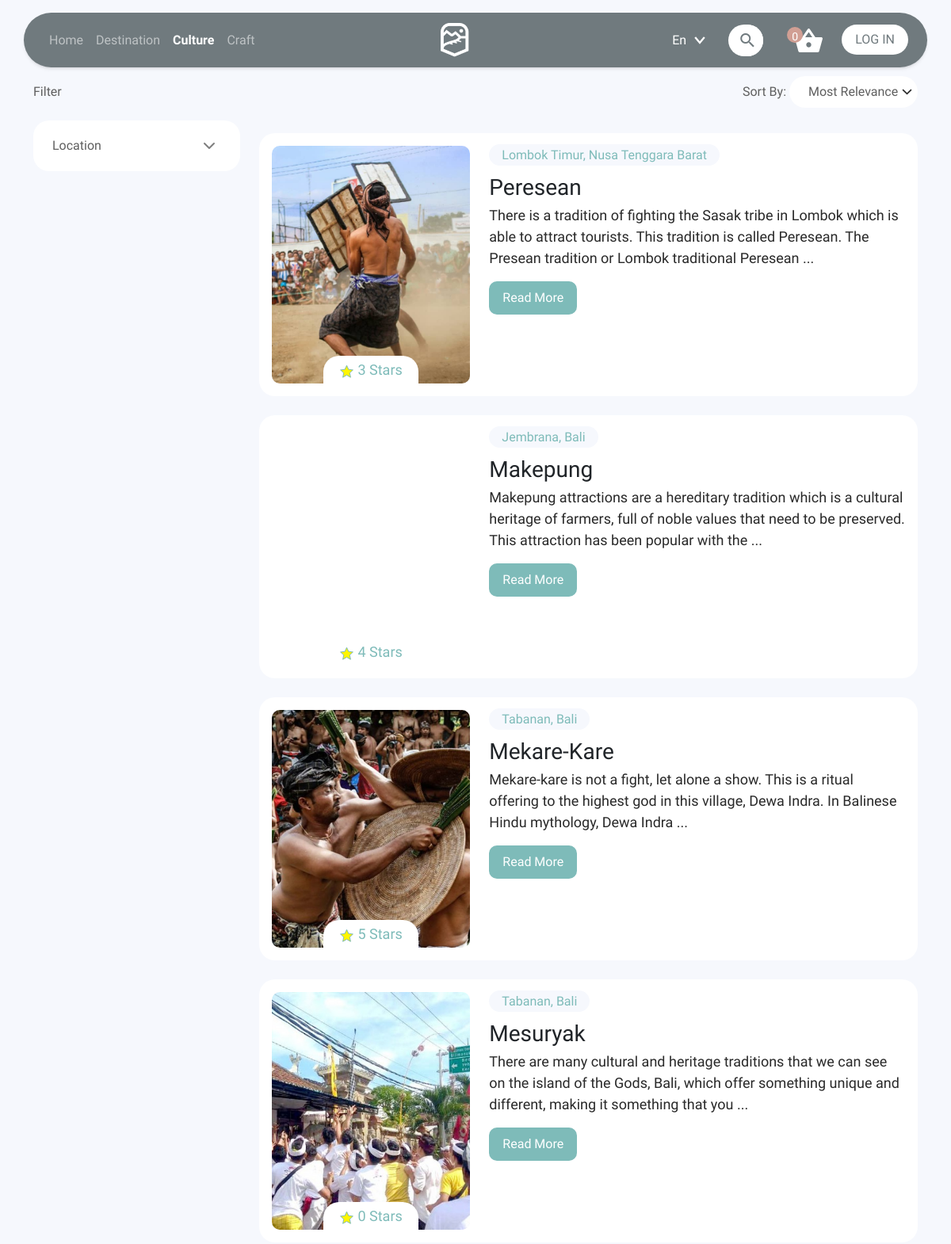
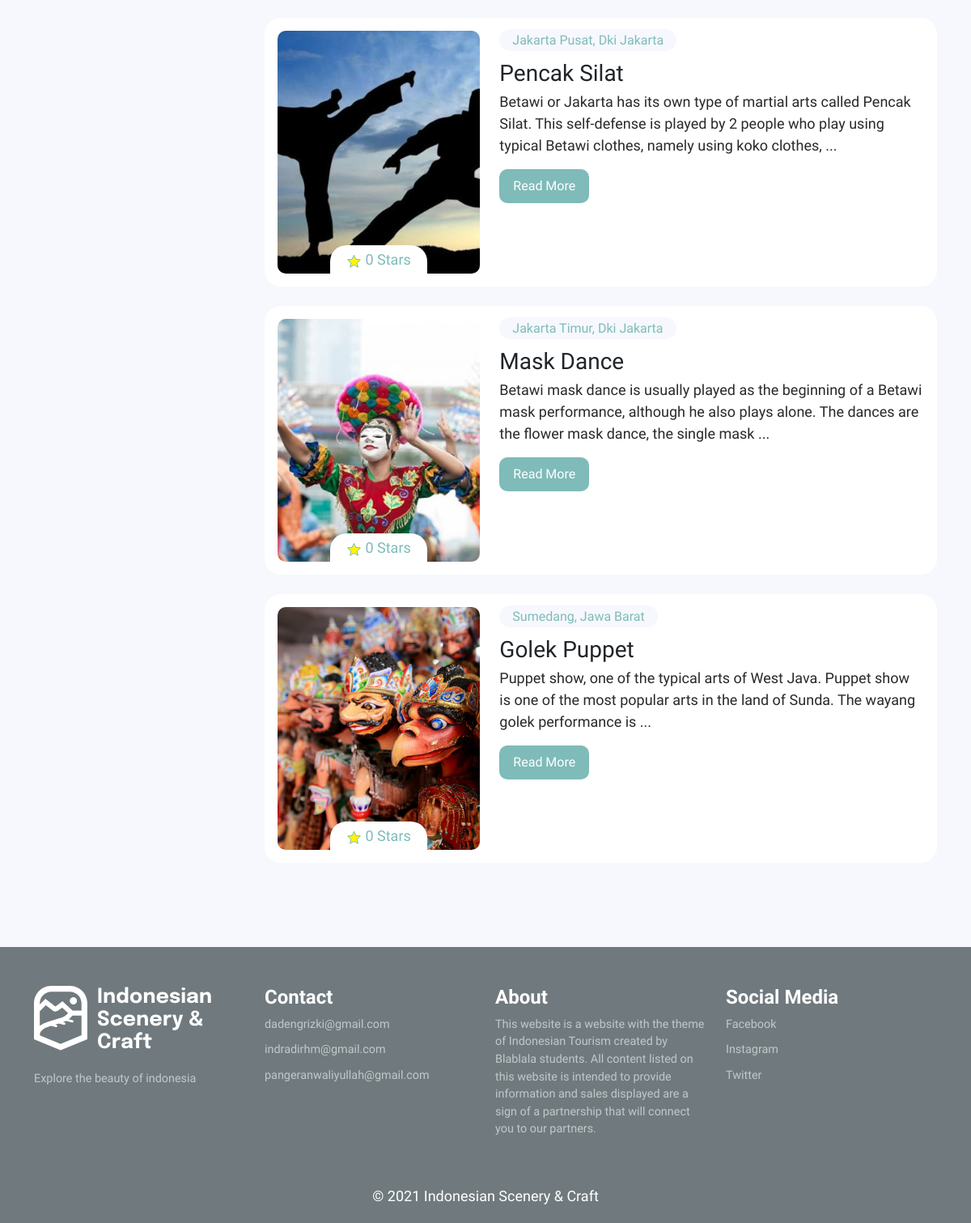
Page /public/culture on the earlier database version (2 pictures, top to bottom).
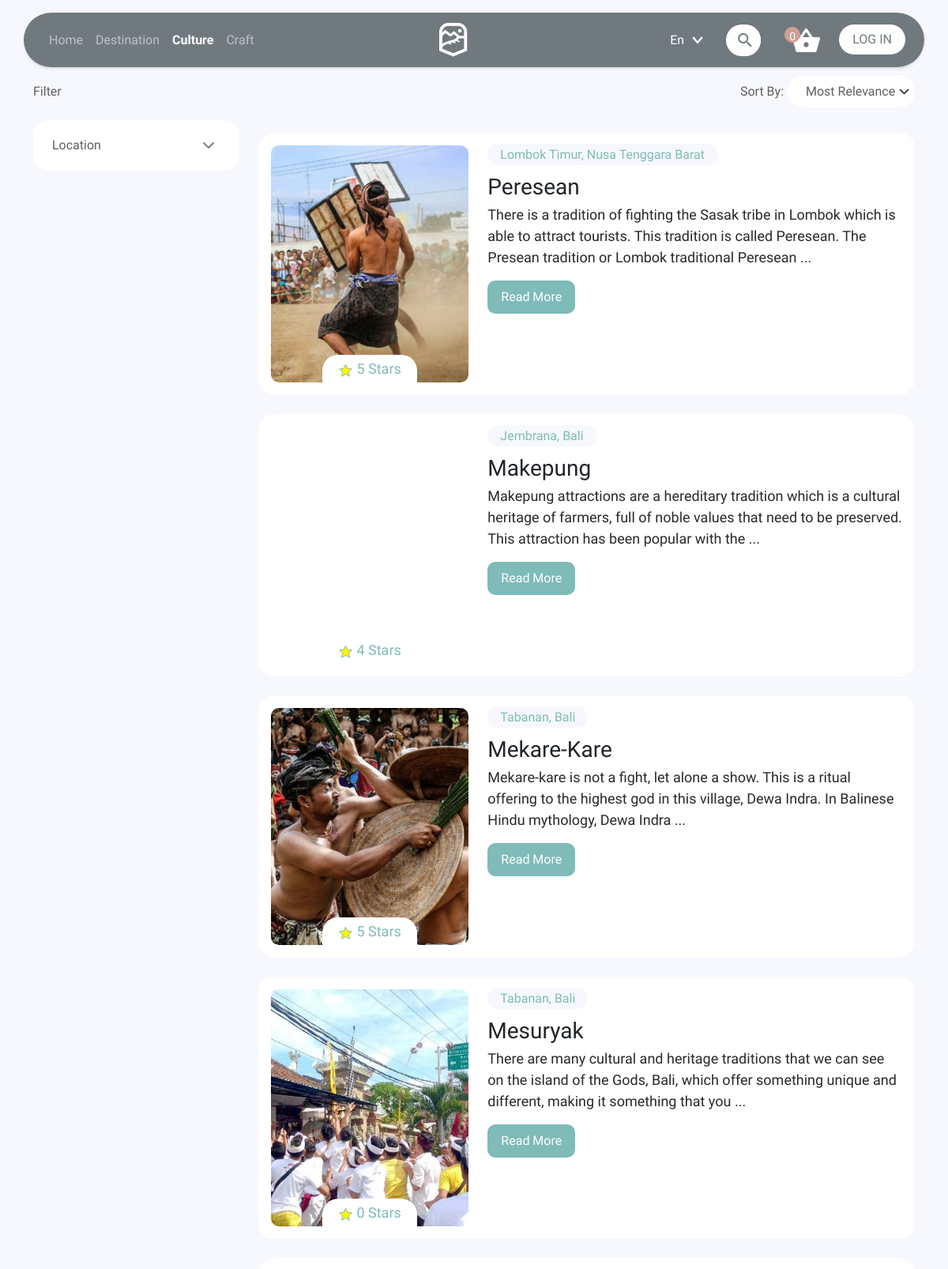
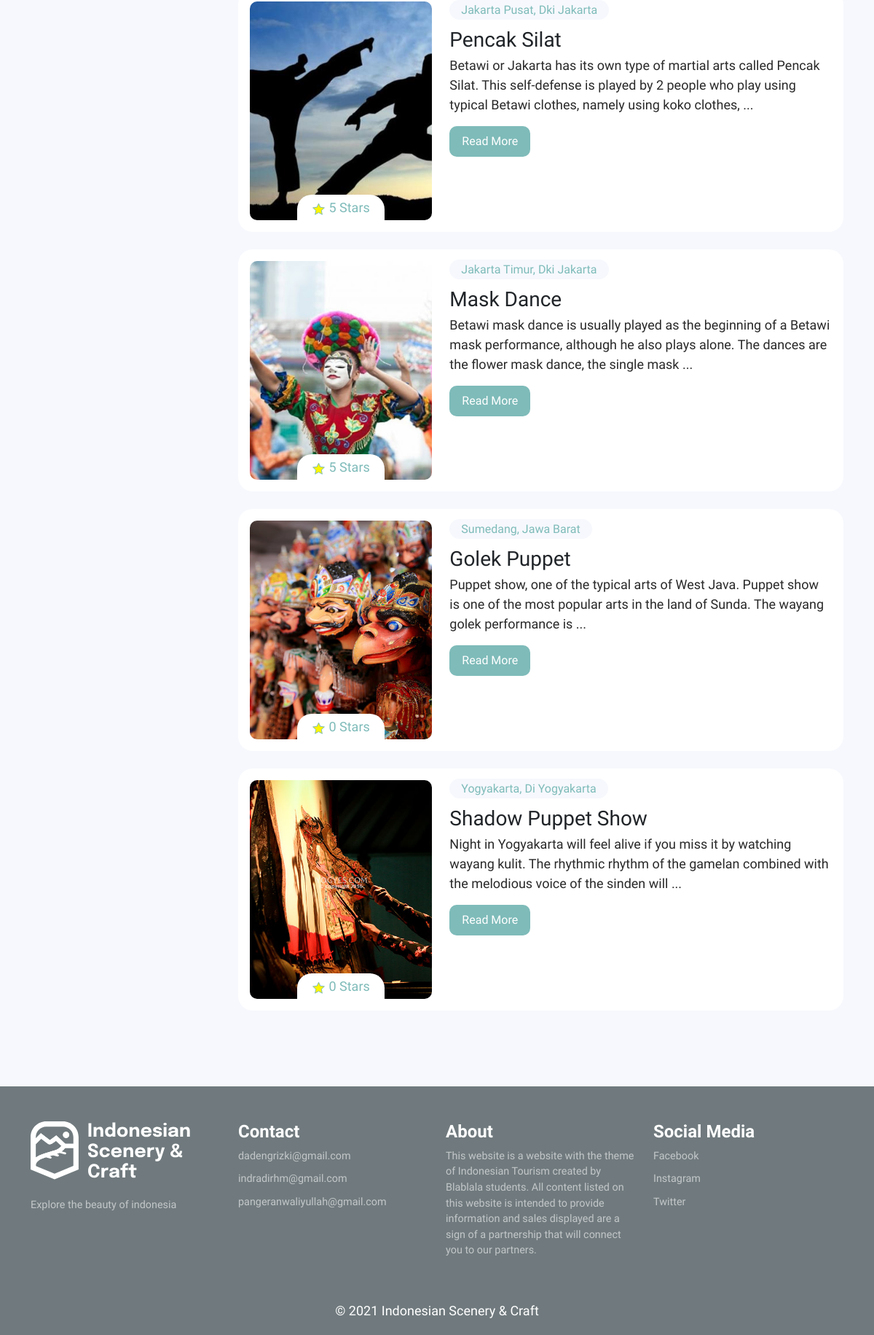
Same page on the later database version (2 pictures, top to bottom).
### tables this page shows
CREATE TABLE `budaya` (
  `id` int(11) NOT NULL,
  `nama_id` varchar(50) NOT NULL,
  `maps` varchar(255) NOT NULL,
  `artikel_id` text NOT NULL,
  `artikel_en` text NOT NULL,
  `nama_en` varchar(50) NOT NULL,
  `id_lokasi` char(10) DEFAULT NULL,
  `rating` tinyint(1) UNSIGNED DEFAULT 0
);

### app/core/Controller.php (called while the page is built, shortened)
<?php
class Controller{
  public function view($view, $data = []) {
    require_once '../app/views/' . $view . '.php';
  }
  public function model($model) {
    return new $model;
  }
}
?>

### app/controllers/Culture.php (called while the page is built, shortened)
<?php
  class Culture extends Controller{
    public function index(){
      if(!isset($_POST['lokasi'])){
        $data['label']= null;
        $data['culture'] = $this->model('Sortby_model')->sortbyculture();
      }else{
        $data['label']= $this->model('Culture_model')->getnamaprovinsi(implode(', ',$_POST['lokasi']));
        $data['culture'] = $this->model('Culture_model')->getAlldataCulturecondisi(implode(', ',$_POST['lokasi']));
      }
      $data['judul'] = 'Culture';
      $data['aktif'] = 'culture';
      if(!is_null($_SESSION['id_user'])){
        $data['qty'] = count($this->model('Cart_model')->getAllCartUser($_SESSION['id_user']));
      }else{
        $data['qty'] = 0;
      }
      foreach(range('A', 'Z') as $alfabet){
        $data[$alfabet] = $this->model('Wilayah_model')->ambilnamaprovinsi($alfabet);
      }
      $data['daerah'] = $this->model('Culture_model')->getallculturegruopbynama();
      $this->view('culture/index', $data);
    }
  }
?>

### app/core/App.php (called while the page is built, shortened)
<?php
  class App {
    protected $method = 'index';
    protected $params = [];
    public function __construct()
    {
      $this->controller = new $this->controller;
      call_user_func_array([$this->controller, $this->method], $this->params);
    }
  }
?>

### public/index.php (called while the page is built, shortened)
<?php
$app = new App;

### app/core/Database.php (called while the page is built, shortened)
<?php
class Database{
    private $dbhost = DBHOST;
    private $dbuser = DBUSER;
    private $dbpass = DBPASS;
    private $dbname = DBNAME;
    private $stmt;
    private $dbh;
    public function __construct(){
        $dsn = 'mysql:host='.$this->dbhost.';dbname='.$this->dbname;
        $option = [
            PDO::ATTR_PERSISTENT => true,
            PDO::ATTR_ERRMODE => PDO::ERRMODE_EXCEPTION
        ];
        try {
            $this->dbh = new PDO($dsn, $this->dbuser, $this->dbpass, $option);
        } catch (PDOException $e) {
            die($e->getMessage());
        }
    }
    public function query($query){
        $this->stmt = $this->dbh->prepare($query);
    }
    public function execute(){
        $this->stmt->execute();
    }
    public function allSet(){
        $this->execute();
        return $this->stmt->fetchAll(PDO::FETCH_ASSOC);
    }
}

### app/models/Sortby_model.php (called while the page is built, shortened)
<?php
  Class Sortby_model{
    private $db;
    public function __construct()
    {
      $this->db = new Database();
    }public function setvar(){
      if(!isset($_SESSION['sortby']))
      {
        $_SESSION['sortby'] = 'MostRelevance';
      }
      else if (isset($_POST['sortby']) && $_SESSION['sortby'] != $_POST['sortby'] && !empty($_POST['sortby'])){
        if($_POST['sortby'] == 'MostRelevance'){
          $_SESSION['sortby'] = 'MostRelevance';
        }
        else if ($_POST['sortby'] == 'Recommended') {
          $_SESSION['sortby'] = 'Recommended';
        }else if ($_POST['sortby'] == 'LowestPrice'){
          $_SESSION['sortby'] = 'LowestPrice';
        }else if ($_POST['sortby'] == 'HighestPrice'){
          $_SESSION['sortby'] = 'HighestPrice';
        }
      }
    }
    public function sortbyculture(){
      if( $_SESSION['sortby'] == 'MostRelevance' || $_SESSION['sortby'] == 'LowestPrice' || $_SESSION['sortby'] == 'HighestPrice' ){
        $this->db->query(
          'SELECT gallery_budaya.foto as gallery, budaya.id AS id, budaya.nama_id AS nama_id, budaya.nama_en AS nama_en, budaya.artikel_id AS artikel_id, budaya.artikel_en AS artikel_en, budaya.maps AS maps, budaya.rating AS rating,
          desa.nama_desa AS nama_desa, kecamatan.nama_kecamatan AS nama_kecamatan,
          IF(kabupaten.nama_kabupaten LIKE "%kabupaten%", SUBSTRING(nama_kabupaten,11), SUBSTRING(nama_kabupaten,6)) AS nama_kabupaten, provinsi.nama_provinsi AS nama_provinsi
          FROM budaya JOIN desa ON budaya.id_lokasi = desa.id
          JOIN kecamatan ON desa.district_id = kecamatan.id
          JOIN kabupaten ON kecamatan.regency_id = kabupaten.id
          JOIN provinsi ON kabupaten.province_id = provinsi.id
          JOIN gallery_budaya ON gallery_budaya.id_budaya = budaya.id
          GROUP BY gallery_budaya.id_budaya
        ');
        return $this->db->allSet();
      }
  }
  }

### app/views/culture/index.php (the view, shortened to what the rows shown need)
<?php
    function limit_text($text, $limit) {
      if (str_word_count($text, 0) > $limit) {
        $words = str_word_count($text, 2);
        $pos   = array_keys($words);
        $text  = substr($text, 0, $pos[$limit]) . '...';
      }
      return $text;
    }
?>
<body style="background-color: var(--bg);">
  <div class="scene container">
    <div class="row mt-3">
      <div class="culture col-lg-9 col-md-9 col-sm-12">
        <?php foreach($data['culture'] as $culture) :?>
        <div class="culture-section card p-3 mb-4">
          <div class="culture-content row">
            <div class="culture-image col-lg-4 col-md-4 col-sm-6">
              <div class="image" style="background-image: url('<?=BASEURL;?>/assets/images/<?= $culture['gallery']?>');">
              <div class="star py-1 px-3">
                <img class="" src="<?=BASEURL;?>/assets/images/ic-stargreen.svg" alt="">
                <p class="d-inline-block third-color"><?= $culture['rating']?> Stars</p>
              </div>
              </div>
            </div>
            <div class="text col-lg-8 col-md-8 col-sm-6">
              <div class="category mb-2">
                <span class="py-1 px-3 rounded-pill"><?= ucwords(strtolower($culture['nama_kabupaten']))?>, <?= ucwords(strtolower($culture['nama_provinsi']))?></span>
              </div>
              <div class="name fs-3 fw-semibold">
                <?= $culture['nama_'.$_SESSION['lang'].'']?>
              </div>
              <div class="description fs-6 mb-2">
                <?= limit_text($culture['artikel_'.$_SESSION['lang'].''], 30)?>
              </div>
              <a href="<?=BASEURL;?>/culture/detail/<?= $culture['id']?>" class="btn btn-third py-2 px-3 fw-semibold">Read More</a>
            </div>
          </div>
        </div>
        <?php endforeach;?>
      </div>
    </div>
  </div>

Differences in the rows shown:
changed budaya "Peresean": rating "3" → "5"
changed budaya "Pencak Silat": rating "0" → "5"
changed budaya "Mask Dance": rating "0" → "5"
added budaya: shows a picture, rating "0", nama_kabupaten "Yogyakarta", nama_provinsi "Di Yogyakarta", nama_en "Shadow Puppet Show", artikel_en "Night in Yogyakarta will feel alive if you miss it by watching wayang kulit. The rhythmic rhythm of the gamelan combined with the melodious voice of the sinden will ..."
